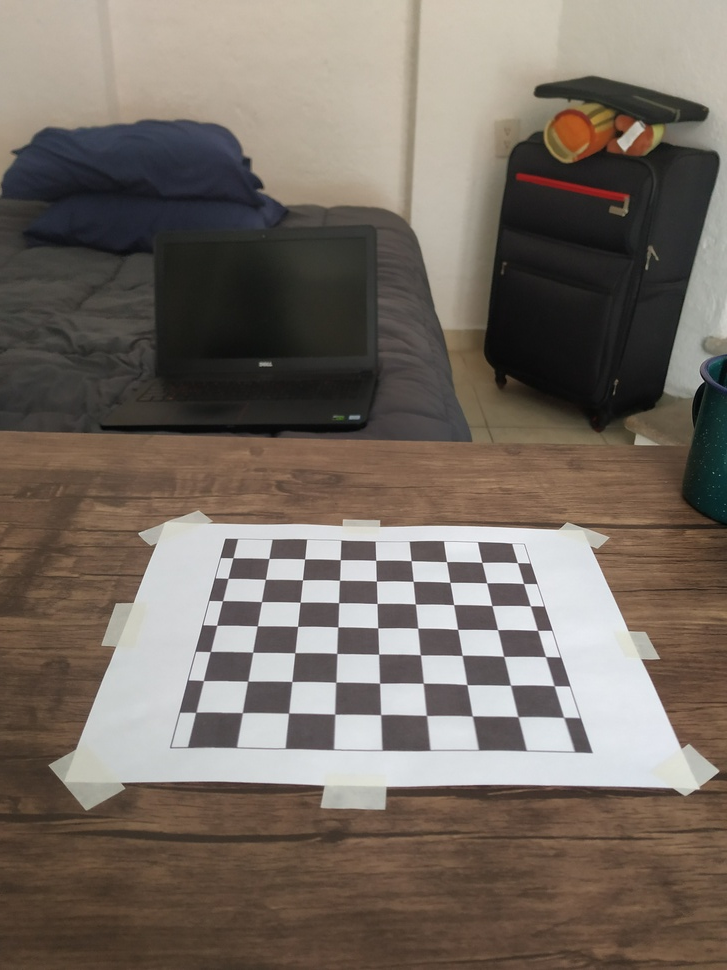
#> input picture imgs/1.jpg, 727 x 970 px, shrunk from 3000 x 4000 before the run; its folder holds only this picture in this run
$ python opencv-calibrate.py
#> lines starting #> are read from the running program, lines starting #| are printed output that depends on the picture; after the words box and inside, x2 and y2 are one past the last pixel; in counts of white or black regions, pixels touching at a corner belong together; long printed decimals are rounded
# standard library modules
import glob
import os

# third-party modules
import cv2 as cv
import numpy as np
from matplotlib import pyplot as plt

# set termination criteria for calibration-related fns
criteria = (cv.TERM_CRITERIA_EPS + cv.TERM_CRITERIA_MAX_ITER, 30, 0.001)

# prepare object points
objp = np.zeros((7*9,3), np.float32)
objp[:,:2] = np.mgrid[0:9,0:7].T.reshape(-1,2)

# create arrays to store object points and image points from all the images
objpoints = [] # 3d point in real world space
imgpoints = [] # 2d points in image plane.

# keep only the first ten valid images
images = glob.glob('imgs/*.jpg')

# create output directories
os.makedirs('out/points', exist_ok=True)

count = 0 # this counter will keep track of how many valid images we have
valids = [] # list to store valid images
for fname in images:
    img = cv.imread(fname)
#> img is the input picture: shape (970, 727, 3); mean B, G, R 98.3, 107.3, 117.2
    gray = cv.cvtColor(img, cv.COLOR_BGR2GRAY)
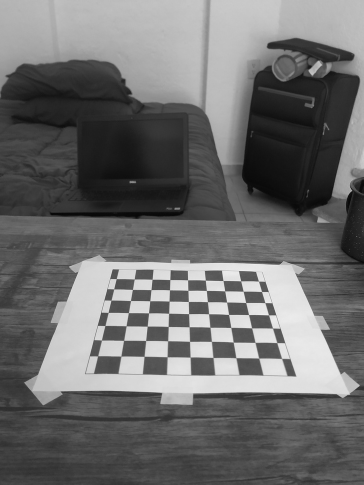
#> gray: shape (970, 727) (shown at 1/2 size); min 1, max 251, mean 109.2
    # Find the chess board corners
    ret, corners = cv.findChessboardCorners(gray, (9,7), None)
#> ret = True; corners = 63 rows, first 8: [233, 557.7], [268.9, 558.5], [304.6, 558.9], [340.3, 559.7], [375.7, 560.4], [411.2, 560.6], [446.5, 561.6], [481.8, 562.4]
    # If found, add object points, image points (after refining them)
    if ret == True:
        count = count + 1
        valids.append(fname)
        objpoints.append(objp)
        corners2 = cv.cornerSubPix(gray,corners, (11,11), (-1,-1), criteria)
#> corners2 = 63 rows, first 8: [228.6, 557.5], [268.8, 558.5], [304.6, 558.9], [340.3, 559.7], [375.7, 560.3], [411.1, 560.7], [446.5, 561.6], [481.8, 562.4]
        imgpoints.append(corners)
        # Draw and display the corners
        cv.drawChessboardCorners(img, (9,7), corners2, ret)
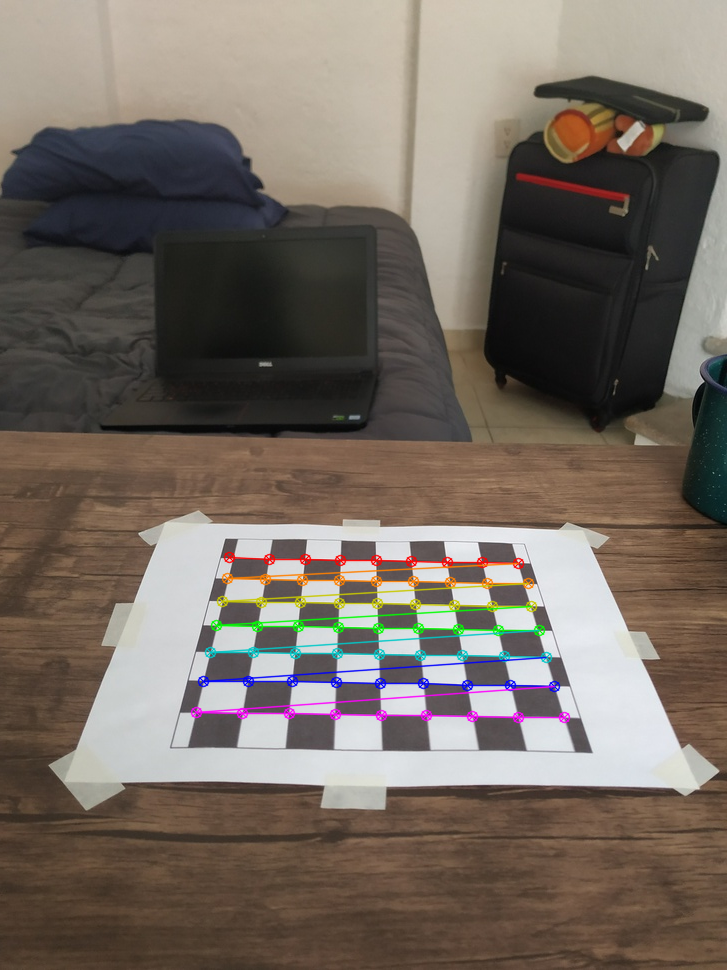
#> img: shape (970, 727, 3); 2.41% of pixels changed, all inside (x1, y1, x2, y2) = (190, 551, 571, 724)
        plt.figure(figsize=(9,9))
        plt.imshow(cv.cvtColor(img, cv.COLOR_BGR2RGB))
        # Save image
        cv.imwrite('out/points/points_' + str(count) + ".jpg", img)
        # Keep only our first ten accepted images
        if count >= 10:
            break
print(f"(*) First ten valid input images:\n{valids}\n")

# CALIBRATION

ret, mtx, dist, rvecs, tvecs = cv.calibrateCamera(objpoints,
                                                  imgpoints,
                                                  gray.shape[::-1],
                                                  None,
                                                  None)
#> ret = 0.69; mtx = [[834.9, 0, 358.6], [0, 823.2, 507.2], [0, 0, 1]]; dist = [[0.539, -3.49, -0.0389, -0.00633, 11.09]]; rvecs = ([-1.02, -0.024, 0.0113],); tvecs = ([-3.52, 1.44, 23.4],)
print(f"(*) Intrinsics camera matrix:\n{mtx}\n")
#| (*) Intrinsics camera matrix:
#| [[834.945   0.         358.595]
#|  [  0.         823.234 507.180]
#|  [  0.           0.           1.        ]]

# save calibration data
np.savez('out/calibration_data.npz', valids=np.array(valids), ret=ret, mtx=mtx,
         dist=dist, rvecs=rvecs, tvecs=tvecs)
print(f"(*) Calibration data stored in 'out/calibration_data.npz'\n")

# REPROJECTION ERROR

mean_error = 0

for i in range(len(objpoints)):
    # project points with intrinsic matrix and compare with ground truth data
    imgpoints2, _ = cv.projectPoints(objpoints[i], rvecs[i], tvecs[i], mtx, dist)
    error = cv.norm(imgpoints[i], imgpoints2, cv.NORM_L2)/len(imgpoints2)
    mean_error += error
#> this loop made 1 pass
#> (error, mean_error) on pass 1: (0.087, 0.087)
#> after the loop, mean_error = 0.087

print(f"(*) Total reprojection error: {mean_error/len(objpoints)}")
#| (*) Total reprojection error: 0.08697

$ run again, on imgs/13.jpg
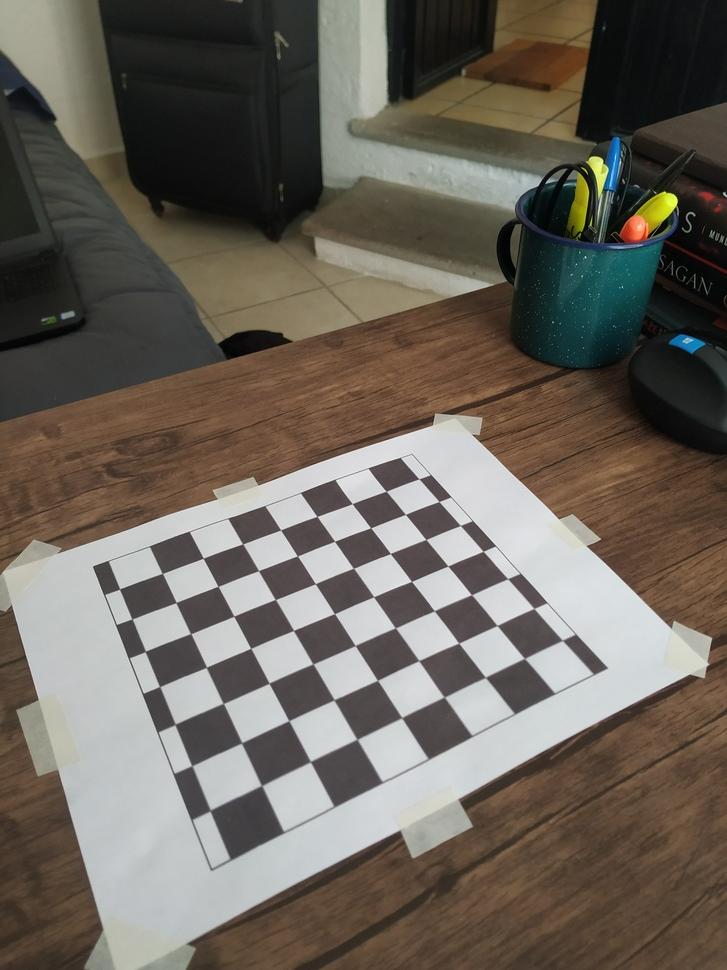
#> input picture imgs/13.jpg, 727 x 970 px, shrunk from 3000 x 4000 before the run
#> img is the input picture: shape (970, 727, 3); mean B, G, R 91.1, 100.2, 106.8
#> `gray = cv.cvtColor(img, cv.COLOR_BGR2GRAY)`:
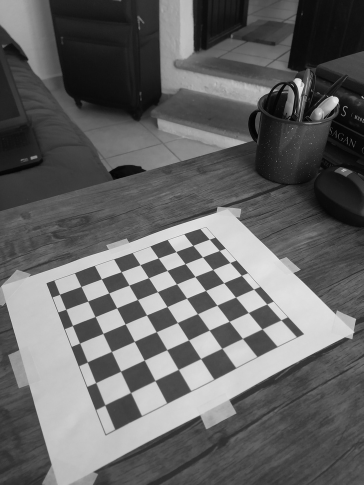
#> gray: shape (970, 727) (shown at 1/2 size); min 0, max 241, mean 101.1
#> `ret, corners = cv.findChessboardCorners(gray, (9,7), None)`: ret = True; corners = 63 rows, first 8: [119.6, 589], [162.3, 573.5], [203.3, 558.2], [242.7, 543.9], [280.7, 529.9], [317.1, 516.5], [352.3, 503.6], [386.2, 491.4]
#> corners2 = 63 rows, first 8: [119.6, 589.1], [162.4, 573.4], [203.2, 558.3], [242.7, 543.9], [280.6, 529.9], [317, 516.5], [352.2, 503.6], [386.2, 491.3]
#> `cv.drawChessboardCorners(img, (9,7), corners2, ret)`:
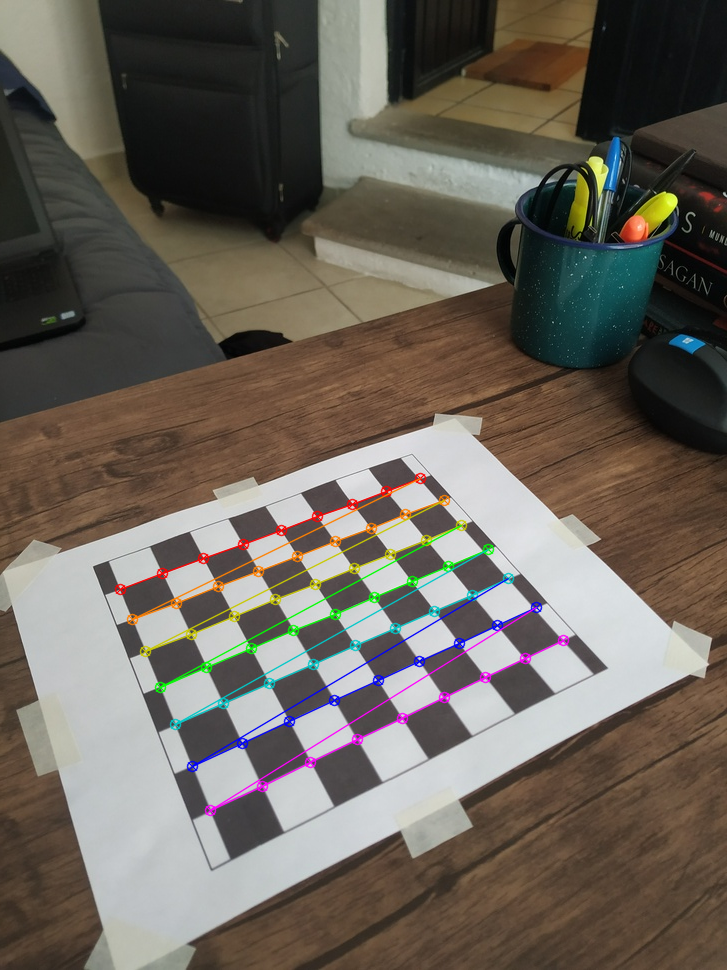
#> img: shape (970, 727, 3); 2.45% of pixels changed, all inside (x1, y1, x2, y2) = (114, 472, 570, 817)
#> `ret, mtx, dist, rvecs, tvecs = cv.calibrateCamera(objpoints, imgpoints..`: ret = 0.832; mtx = [[1004.4, 0, 382.3], [0, 1548.9, 482.3], [0, 0, 1]]; dist = [[-0.0694, 5.82, -0.016, 0.0148, -40.63]]; rvecs = ([-1.1, -0.279, -0.448],); tvecs = ([-6.02, 1.6, 22.92],)
#| (*) Intrinsics camera matrix:
#| [[1.00436994e+03 0.00000000e+00 3.82325707e+02]
#|  [0.00000000e+00 1.54893314e+03 4.82259959e+02]
#|  [0.00000000e+00 0.00000000e+00 1.00000000e+00]]
#> the loop `for i in range(len(objpoints)):` made 1 pass
#> (error, mean_error) on pass 1: (0.105, 0.105)
#> after the loop `for i in range(len(objpoints)):`: mean_error = 0.105
#| (*) Total reprojection error: 0.1049

$ run again, on imgs/14.jpg
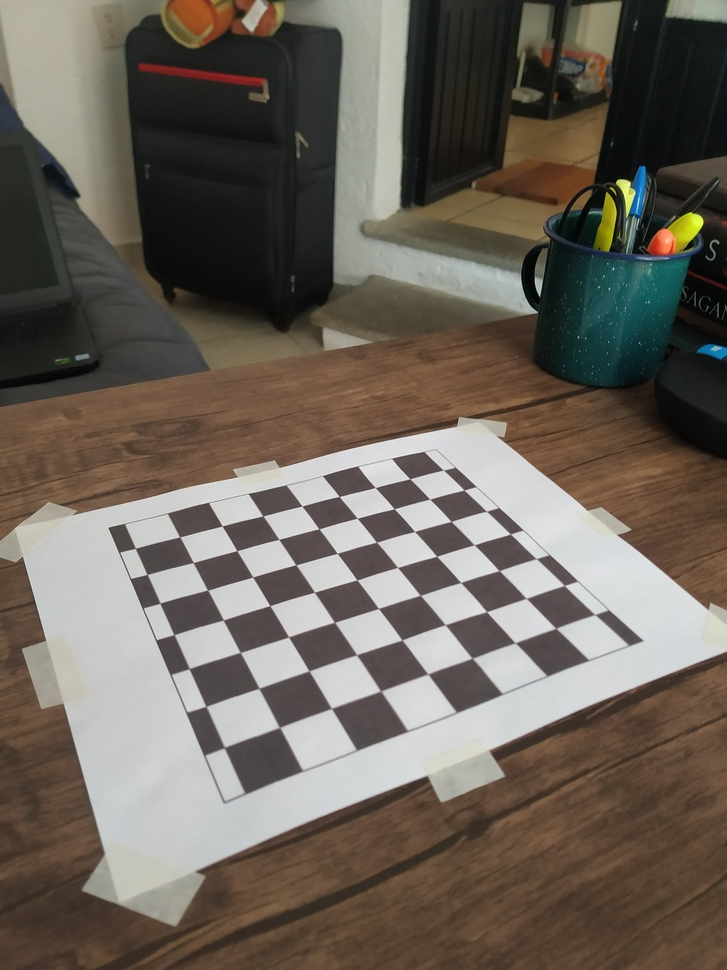
#> input picture imgs/14.jpg, 727 x 970 px, shrunk from 3000 x 4000 before the run
#> img is the input picture: shape (970, 727, 3); mean B, G, R 90.4, 99.6, 107.6
#> `gray = cv.cvtColor(img, cv.COLOR_BGR2GRAY)`:
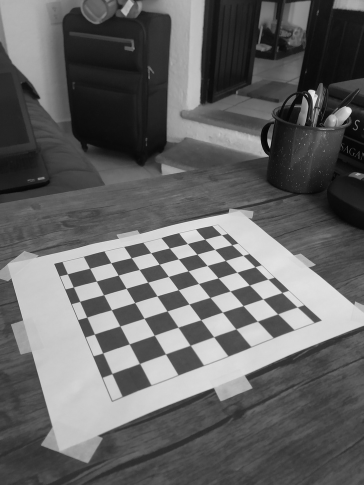
#> gray: shape (970, 727) (shown at 1/2 size); min 0, max 243, mean 101
#> `ret, corners = cv.findChessboardCorners(gray, (9,7), None)`: ret = True; corners = 63 rows, first 8: [135.3, 548.3], [179.7, 536.9], [222.2, 526], [262.9, 516], [302, 506.1], [339.3, 496.5], [375.3, 487.5], [409.8, 478.8]
#> corners2 = 63 rows, first 8: [135.3, 548.3], [179.8, 537], [222.1, 526], [263, 516], [302, 506.1], [339.3, 496.5], [375.3, 487.5], [409.9, 478.8]
#> `cv.drawChessboardCorners(img, (9,7), corners2, ret)`:
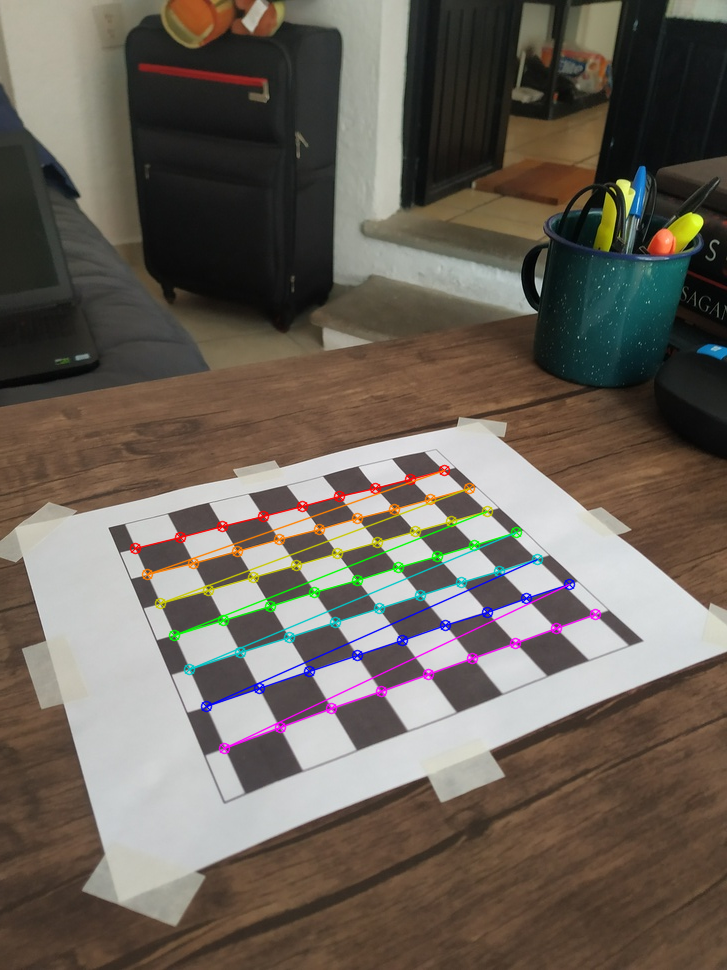
#> img: shape (970, 727, 3); 2.49% of pixels changed, all inside (x1, y1, x2, y2) = (129, 464, 602, 755)
#> `ret, mtx, dist, rvecs, tvecs = cv.calibrateCamera(objpoints, imgpoints..`: ret = 0.941; mtx = [[921.3, 0, 348.7], [0, 1237.6, 524.5], [0, 0, 1]]; dist = [[0.605, -5.02, -0.012, -0.00418, -7.42]]; rvecs = ([-1.09, -0.262, -0.395],); tvecs = ([-4.73, 0.4, 20.77],)
#| (*) Intrinsics camera matrix:
#| [[9.21272935e+02 0.00000000e+00 3.48653043e+02]
#|  [0.00000000e+00 1.23756259e+03 5.24476983e+02]
#|  [0.00000000e+00 0.00000000e+00 1.00000000e+00]]
#> the loop `for i in range(len(objpoints)):` made 1 pass
#> (error, mean_error) on pass 1: (0.119, 0.119)
#> after the loop `for i in range(len(objpoints)):`: mean_error = 0.119
#| (*) Total reprojection error: 0.1186
